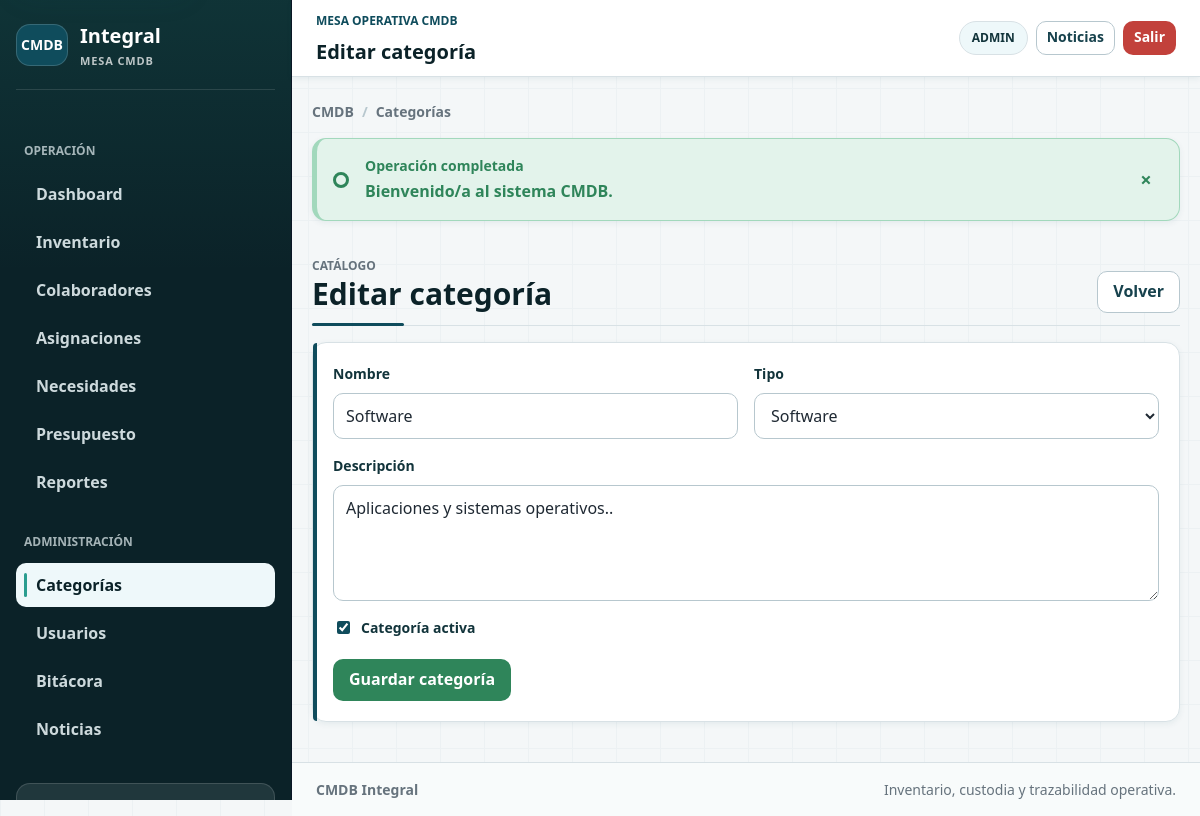
Screenshot of /CMDB_Semestral/public/categories/edit?id=2 (signed in) with the database file from the repository.
### tables this page shows
CREATE TABLE `categorias` (
  `id` int UNSIGNED NOT NULL,
  `nombre` varchar(100) NOT NULL,
  `tipo` enum('HARDWARE','SOFTWARE') NOT NULL,
  `descripcion` varchar(255) DEFAULT NULL,
  `activo` tinyint(1) NOT NULL DEFAULT '1',
  `created_at` timestamp NOT NULL DEFAULT CURRENT_TIMESTAMP,
  `updated_at` timestamp NOT NULL DEFAULT CURRENT_TIMESTAMP ON UPDATE CURRENT_TIMESTAMP
);

### app/Core/View.php (called while the page is built, shortened)
<?php
final class View
{
    public static function render(string $view, array $data = []): void
    {
        $viewFile = dirname(__DIR__) . '/Views/' . $view . '.php';
        extract($data, EXTR_SKIP);
        try {
            require dirname(__DIR__) . '/Views/layout/header.php';
            require dirname(__DIR__) . '/Views/layout/flash.php';
            require $viewFile;
            require dirname(__DIR__) . '/Views/layout/footer.php';
        } finally {
            unset($_SESSION['_old_input']);
        }
    }
}

### app/Core/Controller.php (called while the page is built, shortened)
<?php
abstract class Controller
{
    protected function render(string $view, array $data = []): void
    {
        View::render($view, $data);
    }
}

### app/Controllers/CategoriesController.php (called while the page is built, shortened)
<?php
final class CategoriesController extends Controller
{
    private Category $categories;
    public function __construct(?ModelFactory $models = null)
    {
        $models ??= ModelFactory::default();
        $this->categories = $models->categories();
    }
    public function edit(): void
    {
        $category = $this->categories->find((int) ($_GET['id'] ?? 0));
        $this->render('categories/form', ['title' => 'Editar categoría', 'category' => $category]);
    }
}

### app/Core/Router.php (called while the page is built, shortened)
<?php
final class Router
{
    private array $routes = [];
    private $controllerFactory;
    public function __construct(?callable $controllerFactory = null)
    {
        $this->controllerFactory = $controllerFactory ?? static function (string $class): object {
            return new $class(ModelFactory::default());
        };
    }
    private function add(string $method, string $path, array $handler): void
    {
        $this->routes[$method][rtrim($path, '/') ?: '/'] = $handler;
    }
    public function dispatch(string $method, string $uri): void
    {
        $path = parse_url($uri, PHP_URL_PATH) ?: '/';
        $base = rtrim((string) Config::get('app.base_path', ''), '/');
        if ($base !== '' && str_starts_with($path, $base)) {
            $path = substr($path, strlen($base)) ?: '/';
        }
        $path = rtrim($path, '/') ?: '/';
        $lookupMethod = $method === 'HEAD' ? 'GET' : $method;
        $handler = $this->routes[$lookupMethod][$path] ?? null;
        [$class, $action] = $handler;
        $controller = ($this->controllerFactory)($class);
        $controller->$action();
    }
}

### public/index.php (called while the page is built, shortened)
<?php
require_once dirname(__DIR__) . '/app/Core/Autoloader.php';
require_once dirname(__DIR__) . '/app/Core/helpers.php';
Config::load(require dirname(__DIR__) . '/app/Config/config.php');
$router = new Router();
$router->get('/', [HomeController::class, 'index']);
$router->get('/news', [NewsController::class, 'index']);
$router->get('/qr', [InventoryController::class, 'qrLookup']);
$router->get('/login', [AuthController::class, 'loginForm']);
$router->post('/login', [AuthController::class, 'login']);
$router->get('/register', [AuthController::class, 'registerForm']);
$router->post('/register', [AuthController::class, 'register']);
$router->post('/logout', [AuthController::class, 'logout']);
$router->get('/forgot-password', [AuthController::class, 'forgotForm']);
$router->post('/forgot-password', [AuthController::class, 'forgot']);
$router->get('/reset-password', [AuthController::class, 'resetForm']);
$router->post('/reset-password', [AuthController::class, 'reset']);
$router->get('/dashboard', [DashboardController::class, 'index']);
$router->get('/audit', [AuditController::class, 'index']);
$router->get('/audit/trail', [AuditController::class, 'trail']);
$router->get('/audit/keys', [AuditController::class, 'keys']);
$router->post('/audit/keys/generate', [AuditController::class, 'generateKey']);
$router->post('/audit/keys/rotate', [AuditController::class, 'rotateKey']);
$router->post('/audit/keys/revoke', [AuditController::class, 'revokeKey']);
$router->post('/audit/signatures/verify', [AuditController::class, 'verifySignature']);
$router->get('/users', [UsersController::class, 'index']);
$router->get('/users/create', [UsersController::class, 'create']);
$router->post('/users/store', [UsersController::class, 'store']);
$router->get('/users/edit', [UsersController::class, 'edit']);
$router->post('/users/update', [UsersController::class, 'update']);
$router->post('/users/unlock', [UsersController::class, 'unlock']);
$router->post('/users/toggle-active', [UsersController::class, 'toggleActive']);
$router->get('/categories', [CategoriesController::class, 'index']);
$router->get('/categories/create', [CategoriesController::class, 'create']);
$router->post('/categories/store', [CategoriesController::class, 'store']);
$router->get('/categories/edit', [CategoriesController::class, 'edit']);
$router->post('/categories/update', [CategoriesController::class, 'update']);
$router->post('/categories/deactivate', [CategoriesController::class, 'deactivate']);
$router->get('/collaborators', [CollaboratorsController::class, 'index']);
$router->get('/collaborators/create', [CollaboratorsController::class, 'create']);
$router->post('/collaborators/store', [CollaboratorsController::class, 'store']);
$router->get('/collaborators/edit', [CollaboratorsController::class, 'edit']);
$router->post('/collaborators/update', [CollaboratorsController::class, 'update']);
$router->get('/inventory', [InventoryController::class, 'index']);
$router->get('/inventory/create', [InventoryController::class, 'create']);
$router->post('/inventory/store', [InventoryController::class, 'store']);
$router->get('/inventory/edit', [InventoryController::class, 'edit']);
$router->post('/inventory/update', [InventoryController::class, 'update']);
$router->get('/inventory/detail', [InventoryController::class, 'detail']);
$router->get('/inventory/qr-svg', [InventoryController::class, 'qrSvg']);
$router->get('/inventory/qr-download', [InventoryController::class, 'qrDownload']);
$router->post('/inventory/qr-generate', [InventoryController::class, 'qrGenerate']);
$router->post('/inventory/qr-regenerate', [InventoryController::class, 'qrRegenerate']);
$router->post('/inventory/qr-revoke', [InventoryController::class, 'qrRevoke']);
$router->post('/inventory/status', [InventoryController::class, 'status']);
$router->post('/inventory/reveal-license', [InventoryController::class, 'revealLicense']);
$router->post('/inventory/license-assign', [InventoryController::class, 'assignLicense']);
$router->post('/inventory/license-release', [InventoryController::class, 'releaseLicense']);
$router->get('/assignments', [AssignmentsController::class, 'index']);
$router->get('/assignments/create', [AssignmentsController::class, 'create']);
$router->post('/assignments/store', [AssignmentsController::class, 'store']);
$router->post('/assignments/close', [AssignmentsController::class, 'close']);
$router->post('/assignments/receive', [AssignmentsController::class, 'receive']);
$router->post('/assignments/review', [AssignmentsController::class, 'review']);
$router->get('/needs', [NeedsController::class, 'index']);
$router->post('/needs/update-status', [NeedsController::class, 'updateStatus']);
$router->post('/portal/needs/store', [NeedsController::class, 'createPortalRequest']);
$router->get('/budgets', [BudgetsController::class, 'index']);
$router->post('/budgets/generate', [BudgetsController::class, 'generate']);
$router->get('/budgets/excel', [BudgetsController::class, 'excel']);
$router->get('/reports', [ReportsController::class, 'index']);
$router->get('/reports/assets-excel', [ReportsController::class, 'assetsExcel']);
$router->get('/reports/assignments-excel', [ReportsController::class, 'assignmentsExcel']);
$router->get('/reports/available-excel', [ReportsController::class, 'availableExcel']);
$router->get('/reports/categories-excel', [ReportsController::class, 'categoriesExcel']);
$router->get('/reports/assigned-categories-excel', [ReportsController::class, 'assignedCategoriesExcel']);
$router->get('/reports/repairs-excel', [ReportsController::class, 'repairsExcel']);
$router->get('/reports/donations-excel', [ReportsController::class, 'donationsExcel']);
$router->get('/reports/discards-excel', [ReportsController::class, 'discardsExcel']);
$router->get('/reports/licenses-excel', [ReportsController::class, 'licensesExcel']);
$router->get('/reports/license-seats-excel', [ReportsController::class, 'licenseSeatsExcel']);
$router->get('/reports/expirations-excel', [ReportsController::class, 'expirationsExcel']);
$router->get('/reports/depreciation-excel', [ReportsController::class, 'depreciationExcel']);
$router->get('/reports/needs-excel', [ReportsController::class, 'needsExcel']);
$router->get('/reports/returns-excel', [ReportsController::class, 'returnsExcel']);
$router->get('/reports/reviews-excel', [ReportsController::class, 'reviewsExcel']);
$router->get('/reports/state-history-excel', [ReportsController::class, 'stateHistoryExcel']);
$router->get('/portal', [PortalController::class, 'index']);
$router->get('/portal/password', [PortalController::class, 'passwordForm']);
$router->post('/portal/password', [PortalController::class, 'changePassword']);
$router->post('/portal/returns/store', [PortalController::class, 'requestReturn']);
$router->get('/news/admin', [NewsController::class, 'adminIndex']);
$router->get('/news/create', [NewsController::class, 'create']);
$router->post('/news/store', [NewsController::class, 'store']);
$router->get('/news/edit', [NewsController::class, 'edit']);
$router->post('/news/update', [NewsController::class, 'update']);
$router->dispatch($_SERVER['REQUEST_METHOD'], $_SERVER['REQUEST_URI']);

### app/Core/Autoloader.php (called while the page is built, shortened)
<?php
spl_autoload_register(function (string $class): void {
    $prefix = 'App\\';
    $baseDir = dirname(__DIR__) . DIRECTORY_SEPARATOR;
    $relative = substr($class, strlen($prefix));
    $file = $baseDir . str_replace('\\', DIRECTORY_SEPARATOR, $relative) . '.php';
});

### app/Core/ModelFactory.php (called while the page is built, shortened)
<?php
final class ModelFactory
{
    public function categories(): Category
    {
        return new Category($this->db);
    }
}

### app/Core/Database.php (called while the page is built, shortened)
<?php
final class Database
{
    private PDO $pdo;
    private function __construct()
    {
        $host = Config::get('db.host');
        $db = Config::get('db.database');
        $charset = Config::get('db.charset', 'utf8mb4');
        $dsn = "mysql:host={$host};dbname={$db};charset={$charset}";
        try {
            $this->pdo = new PDO(
                $dsn,
                Config::get('db.user'),
                Config::get('db.password'),
                [
                    PDO::ATTR_ERRMODE => PDO::ERRMODE_EXCEPTION,
                    PDO::ATTR_DEFAULT_FETCH_MODE => PDO::FETCH_ASSOC,
                    PDO::ATTR_EMULATE_PREPARES => false,
                ]
            );
        } catch (PDOException $exception) {
            throw new DatabaseException('No fue posible conectar con la base de datos.', 0, $exception);
        }
    }
    public function fetch(string $sql, array $params = []): ?array
    {
        try {
            $statement = $this->pdo->prepare($sql);
            $statement->execute($params);
            $row = $statement->fetch();
        } catch (PDOException $exception) {
            throw new DatabaseException('No fue posible consultar la base de datos.', 0, $exception);
        }
        return $row ?: null;
    }
}

### app/Core/Config.php (called while the page is built, shortened)
<?php
final class Config
{
    private static array $data = [];
    public static function load(array $data): void
    {
        self::$data = $data;
    }
    public static function get(string $key, mixed $default = null): mixed
    {
        $segments = explode('.', $key);
        $value = self::$data;
        foreach ($segments as $segment) {
            $value = $value[$segment];
        }
        return $value;
    }
}

### app/Models/Category.php (called while the page is built, shortened)
<?php
final class Category
{
    public function find(int $id): ?array
    {
        return $this->db->fetch("SELECT * FROM categorias WHERE id = :id", ['id' => $id]);
    }
}

### app/Core/helpers.php (called while the page is built, shortened)
<?php
function e(mixed $value): string
{
    return htmlspecialchars((string) $value, ENT_QUOTES, 'UTF-8');
}
function url(string $path = ''): string
{
    $base = rtrim((string) Config::get('app.base_path', ''), '/');
    $path = ltrim($path, '/');
    return $path === '' ? ($base ?: '/') : ($base . '/' . $path);
}
function old_value(string $key, mixed $default = ''): mixed
{
    return $default;
}
function has_old_input(): bool
{
    return isset($_SESSION['_old_input']) && is_array($_SESSION['_old_input']);
}
function old_checked(string $key, bool|int $default = false): string
{
    return checked($default);
}
function selected(mixed $current, mixed $expected): string
{
    return (string) $current === (string) $expected ? 'selected' : '';
}
function checked(bool|int $value): string
{
    return (bool) $value ? 'checked' : '';
}

### app/Views/categories/form.php (the view, shortened to what this page needs)
<?php
$editing = $category !== null;
$field = static fn (string $key, mixed $default = ''): mixed => old_value($key, $category[$key] ?? $default);
$typeValue = (string) $field('tipo', 'HARDWARE');
?>
<section class="section-header">
    <div><p class="eyebrow">Catálogo</p><h1><?= e($editing ? 'Editar categoría' : 'Nueva categoría') ?></h1></div>
    <a class="btn btn-light" href="<?= url('categories') ?>">Volver</a>
</section>
<form class="card form-card" method="post" action="<?= url($editing ? 'categories/update' : 'categories/store') ?>">
    <div class="form-grid">
        <div class="form-group">
            <label>Nombre</label>
            <input name="nombre" value="<?= e($field('nombre')) ?>" required placeholder="Ej. Equipo de Telefonía">
        </div>
        <div class="form-group">
            <label>Tipo</label>
            <select name="tipo">
                <option value="SOFTWARE" <?= selected($typeValue, 'SOFTWARE') ?>>Software</option>
            </select>
        </div>
        <div class="form-group full">
            <label>Descripción</label>
            <textarea name="descripcion"><?= e($field('descripcion')) ?></textarea>
        </div>
        <div class="form-group full">
            <div class="check-row"><label><input type="checkbox" name="activo" value="1" <?= old_checked('activo', $category['activo'] ?? 1) ?>> Categoría activa</label></div>
        </div>
    </div>
    <div class="button-row"><button class="btn btn-success" type="submit">Guardar categoría</button></div>
</form>

### rows the page displays
categorias: nombre "Software", descripcion "Aplicaciones y sistemas operativos.."

### other values shown
$navItem['label'] "Dashboard"
$navItem['label'] "Inventario"
$navItem['label'] "Colaboradores"
$navItem['label'] "Asignaciones"
$navItem['label'] "Necesidades"
$navItem['label'] "Presupuesto"
$navItem['label'] "Reportes"
$navItem['label'] "Categorías"
$navItem['label'] "Usuarios"
$navItem['label'] "Bitácora"
$navItem['label'] "Noticias"
$title "Editar categoría"
$sessionUser['rol'] "ADMIN"
$success "Bienvenido/a al sistema CMDB."
$editing ? 'Editar categoría' : 'Nueva categoría' "Editar categoría"
